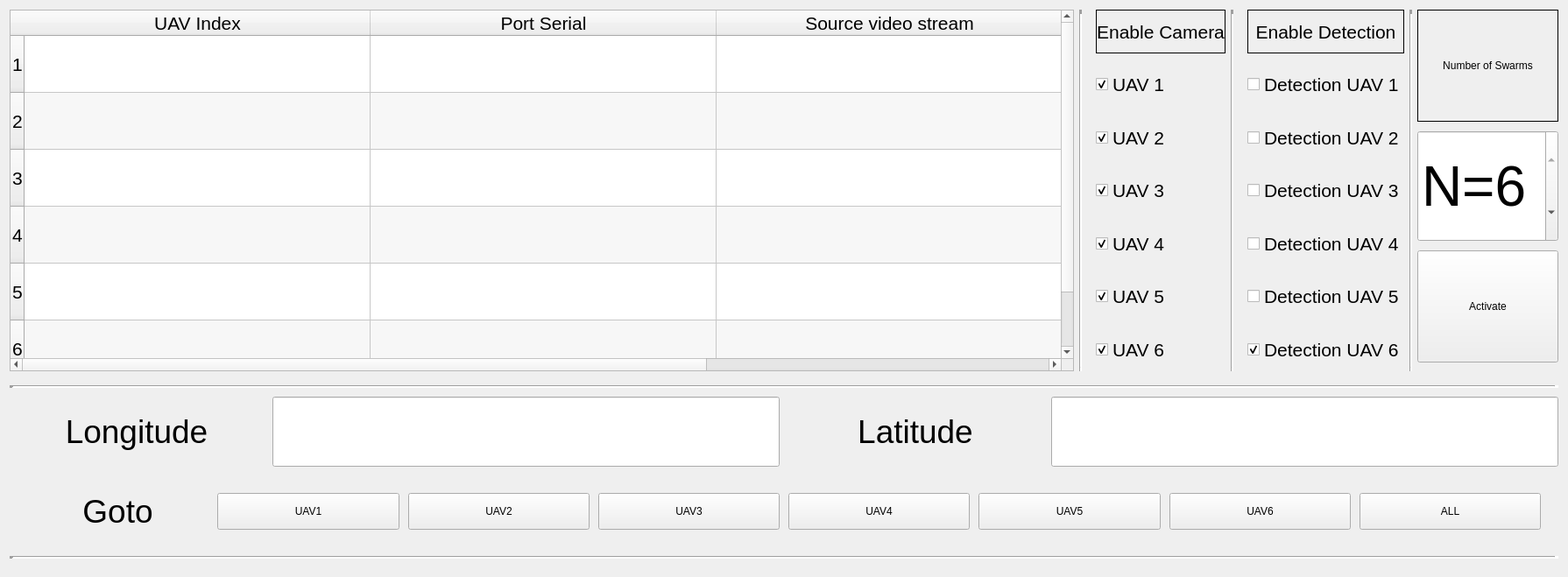
            <widget class="QWidget" name="tab_settings">
             <attribute name="title">
              <string>Settings</string>
             </attribute>
             <layout class="QVBoxLayout" name="verticalLayout_10" stretch="0,5">
              <item>
               <layout class="QHBoxLayout" name="LayoutV_settings_ports" stretch="40,0,9,0,9,0,0">
                <item>
                 <widget class="QTableWidget" name="table_uav_large">
                  <property name="sizePolicy">
                   <sizepolicy hsizetype="MinimumExpanding" vsizetype="MinimumExpanding">
                    <horstretch>0</horstretch>
                    <verstretch>0</verstretch>
                   </sizepolicy>
                  </property>
                  <property name="maximumSize">
                   <size>
                    <width>1215</width>
                    <height>413</height>
                   </size>
                  </property>
                  <property name="font">
                   <font>
                    <pointsize>16</pointsize>
                   </font>
                  </property>
                  <property name="layoutDirection">
                   <enum>Qt::LeftToRight</enum>
                  </property>
                  <property name="lineWidth">
                   <number>10</number>
                  </property>
                  <property name="sizeAdjustPolicy">
                   <enum>QAbstractScrollArea::AdjustToContentsOnFirstShow</enum>
                  </property>
                  <property name="autoScrollMargin">
                   <number>50</number>
                  </property>
                  <property name="alternatingRowColors">
                   <bool>true</bool>
                  </property>
                  <property name="gridStyle">
                   <enum>Qt::SolidLine</enum>
                  </property>
                  <property name="sortingEnabled">
                   <bool>false</bool>
                  </property>
                  <property name="rowCount">
                   <number>6</number>
                  </property>
                  <property name="columnCount">
                   <number>3</number>
                  </property>
                  <attribute name="horizontalHeaderCascadingSectionResizes">
                   <bool>true</bool>
                  </attribute>
                  <attribute name="horizontalHeaderMinimumSectionSize">
                   <number>50</number>
                  </attribute>
                  <attribute name="horizontalHeaderDefaultSectionSize">
                   <number>395</number>
                  </attribute>
                  <attribute name="horizontalHeaderShowSortIndicator" stdset="0">
                   <bool>false</bool>
                  </attribute>
                  <attribute name="horizontalHeaderStretchLastSection">
                   <bool>false</bool>
                  </attribute>
                  <attribute name="verticalHeaderCascadingSectionResizes">
                   <bool>false</bool>
                  </attribute>
                  <attribute name="verticalHeaderMinimumSectionSize">
                   <number>30</number>
                  </attribute>
                  <attribute name="verticalHeaderDefaultSectionSize">
                   <number>65</number>
                  </attribute>
                  <attribute name="verticalHeaderShowSortIndicator" stdset="0">
                   <bool>false</bool>
                  </attribute>
                  <attribute name="verticalHeaderStretchLastSection">
                   <bool>false</bool>
                  </attribute>
                  <row/>
                  <row/>
                  <row/>
                  <row/>
                  <row/>
                  <row/>
                  <column>
                   <property name="text">
                    <string>UAV Index</string>
                   </property>
                  </column>
                  <column>
                   <property name="text">
                    <string>Port Serial</string>
                   </property>
                  </column>
                  <column>
                   <property name="text">
                    <string>Source video stream</string>
                   </property>
                  </column>
                 </widget>
                </item>
                <item>
                 <widget class="Line" name="line_7">
                  <property name="sizePolicy">
                   <sizepolicy hsizetype="Fixed" vsizetype="MinimumExpanding">
                    <horstretch>0</horstretch>
                    <verstretch>0</verstretch>
                   </sizepolicy>
                  </property>
                  <property name="frameShadow">
                   <enum>QFrame::Sunken</enum>
                  </property>
                  <property name="lineWidth">
                   <number>5</number>
                  </property>
                  <property name="orientation">
                   <enum>Qt::Vertical</enum>
                  </property>
                 </widget>
                </item>
                <item>
                 <layout class="QVBoxLayout" name="LayoutH_sett_checkBox_active" stretch="1,1,1,1,1,1,1">
                  <property name="spacing">
                   <number>10</number>
                  </property>
                  <property name="leftMargin">
                   <number>10</number>
                  </property>
                  <item>
                   <widget class="QLabel" name="label_15">
                    <property name="font">
                     <font>
                      <pointsize>16</pointsize>
                     </font>
                    </property>
                    <property name="frameShape">
                     <enum>QFrame::Box</enum>
                    </property>
                    <property name="text">
                     <string>Enable Camera</string>
                    </property>
                    <property name="scaledContents">
                     <bool>true</bool>
                    </property>
                    <property name="alignment">
                     <set>Qt::AlignCenter</set>
                    </property>
                    <property name="margin">
                     <number>10</number>
                    </property>
                   </widget>
                  </item>
                  <item>
                   <widget class="QCheckBox" name="sett_checkBox_active_uav_1">
                    <property name="sizePolicy">
                     <sizepolicy hsizetype="Minimum" vsizetype="Expanding">
                      <horstretch>0</horstretch>
                      <verstretch>0</verstretch>
                     </sizepolicy>
                    </property>
                    <property name="font">
                     <font>
                      <pointsize>16</pointsize>
                     </font>
                    </property>
                    <property name="layoutDirection">
                     <enum>Qt::LeftToRight</enum>
                    </property>
                    <property name="autoFillBackground">
                     <bool>false</bool>
                    </property>
                    <property name="text">
                     <string>UAV 1</string>
                    </property>
                    <property name="iconSize">
                     <size>
                      <width>16</width>
                      <height>16</height>
                     </size>
                    </property>
                    <property name="checked">
                     <bool>true</bool>
                    </property>
                    <property name="tristate">
                     <bool>false</bool>
                    </property>
                   </widget>
                  </item>
                  <item>
                   <widget class="QCheckBox" name="sett_checkBox_active_uav_2">
                    <property name="sizePolicy">
                     <sizepolicy hsizetype="Minimum" vsizetype="Expanding">
                      <horstretch>0</horstretch>
                      <verstretch>0</verstretch>
                     </sizepolicy>
                    </property>
                    <property name="font">
                     <font>
                      <pointsize>16</pointsize>
                     </font>
                    </property>
                    <property name="text">
                     <string>UAV 2</string>
                    </property>
                    <property name="iconSize">
                     <size>
                      <width>16</width>
                      <height>16</height>
                     </size>
                    </property>
                    <property name="checked">
                     <bool>true</bool>
                    </property>
                    <property name="tristate">
                     <bool>false</bool>
                    </property>
                   </widget>
                  </item>
                  <item>
                   <widget class="QCheckBox" name="sett_checkBox_active_uav_3">
                    <property name="sizePolicy">
                     <sizepolicy hsizetype="Minimum" vsizetype="Expanding">
                      <horstretch>0</horstretch>
                      <verstretch>0</verstretch>
                     </sizepolicy>
                    </property>
                    <property name="font">
                     <font>
                      <pointsize>16</pointsize>
                     </font>
                    </property>
                    <property name="text">
                     <string>UAV 3</string>
                    </property>
                    <property name="iconSize">
                     <size>
                      <width>16</width>
                      <height>16</height>
                     </size>
                    </property>
                    <property name="checked">
                     <bool>true</bool>
                    </property>
                    <property name="tristate">
                     <bool>false</bool>
                    </property>
                   </widget>
                  </item>
                  <item>
                   <widget class="QCheckBox" name="sett_checkBox_active_uav_4">
                    <property name="sizePolicy">
                     <sizepolicy hsizetype="Minimum" vsizetype="Expanding">
                      <horstretch>0</horstretch>
                      <verstretch>0</verstretch>
                     </sizepolicy>
                    </property>
                    <property name="font">
                     <font>
                      <pointsize>16</pointsize>
                     </font>
                    </property>
                    <property name="text">
                     <string>UAV 4</string>
                    </property>
                    <property name="iconSize">
                     <size>
                      <width>16</width>
                      <height>16</height>
                     </size>
                    </property>
                    <property name="checked">
                     <bool>true</bool>
                    </property>
                    <property name="tristate">
                     <bool>false</bool>
                    </property>
                   </widget>
                  </item>
                  <item>
                   <widget class="QCheckBox" name="sett_checkBox_active_uav_5">
                    <property name="sizePolicy">
                     <sizepolicy hsizetype="Minimum" vsizetype="Expanding">
                      <horstretch>0</horstretch>
                      <verstretch>0</verstretch>
                     </sizepolicy>
                    </property>
                    <property name="font">
                     <font>
                      <pointsize>16</pointsize>
                     </font>
                    </property>
                    <property name="text">
                     <string>UAV 5</string>
                    </property>
                    <property name="iconSize">
                     <size>
                      <width>16</width>
                      <height>16</height>
                     </size>
                    </property>
                    <property name="checked">
                     <bool>true</bool>
                    </property>
                    <property name="tristate">
                     <bool>false</bool>
                    </property>
                   </widget>
                  </item>
                  <item>
                   <widget class="QCheckBox" name="sett_checkBox_active_uav_6">
                    <property name="sizePolicy">
                     <sizepolicy hsizetype="Minimum" vsizetype="Expanding">
                      <horstretch>0</horstretch>
                      <verstretch>0</verstretch>
                     </sizepolicy>
                    </property>
                    <property name="font">
                     <font>
                      <pointsize>16</pointsize>
                     </font>
                    </property>
                    <property name="text">
                     <string>UAV 6</string>
                    </property>
                    <property name="iconSize">
                     <size>
                      <width>16</width>
                      <height>16</height>
                     </size>
                    </property>
                    <property name="checked">
                     <bool>true</bool>
                    </property>
                    <property name="tristate">
                     <bool>false</bool>
                    </property>
                   </widget>
                  </item>
                 </layout>
                </item>
                <item>
                 <widget class="Line" name="line_10">
                  <property name="frameShadow">
                   <enum>QFrame::Sunken</enum>
                  </property>
                  <property name="lineWidth">
                   <number>5</number>
                  </property>
                  <property name="orientation">
                   <enum>Qt::Vertical</enum>
                  </property>
                 </widget>
                </item>
                <item>
                 <layout class="QVBoxLayout" name="LayoutH_sett_checkBox_detect" stretch="1,1,1,1,1,1,1">
                  <property name="spacing">
                   <number>10</number>
                  </property>
                  <property name="leftMargin">
                   <number>10</number>
                  </property>
                  <item>
                   <widget class="QLabel" name="label_4">
                    <property name="font">
                     <font>
                      <pointsize>16</pointsize>
                     </font>
                    </property>
                    <property name="frameShape">
                     <enum>QFrame::Panel</enum>
                    </property>
                    <property name="text">
                     <string>Enable Detection</string>
                    </property>
                    <property name="scaledContents">
                     <bool>true</bool>
                    </property>
                    <property name="alignment">
                     <set>Qt::AlignCenter</set>
                    </property>
                    <property name="margin">
                     <number>10</number>
                    </property>
                   </widget>
                  </item>
                  <item>
                   <widget class="QCheckBox" name="sett_checkBox_detect_uav_1">
                    <property name="sizePolicy">
                     <sizepolicy hsizetype="Minimum" vsizetype="Expanding">
                      <horstretch>0</horstretch>
                      <verstretch>0</verstretch>
                     </sizepolicy>
                    </property>
                    <property name="font">
                     <font>
                      <pointsize>16</pointsize>
                     </font>
                    </property>
                    <property name="text">
                     <string>Detection UAV 1</string>
                    </property>
                    <property name="tristate">
                     <bool>false</bool>
                    </property>
                   </widget>
                  </item>
                  <item>
                   <widget class="QCheckBox" name="sett_checkBox_detect_uav_2">
                    <property name="sizePolicy">
                     <sizepolicy hsizetype="Minimum" vsizetype="Expanding">
                      <horstretch>0</horstretch>
                      <verstretch>0</verstretch>
                     </sizepolicy>
                    </property>
                    <property name="font">
                     <font>
                      <pointsize>16</pointsize>
                     </font>
                    </property>
                    <property name="text">
                     <string>Detection UAV 2</string>
                    </property>
                   </widget>
                  </item>
                  <item>
                   <widget class="QCheckBox" name="sett_checkBox_detect_uav_3">
                    <property name="sizePolicy">
                     <sizepolicy hsizetype="Minimum" vsizetype="Expanding">
                      <horstretch>0</horstretch>
                      <verstretch>0</verstretch>
                     </sizepolicy>
                    </property>
                    <property name="font">
                     <font>
                      <pointsize>16</pointsize>
                     </font>
                    </property>
                    <property name="text">
                     <string>Detection UAV 3</string>
                    </property>
                   </widget>
                  </item>
                  <item>
                   <widget class="QCheckBox" name="sett_checkBox_detect_uav_4">
                    <property name="sizePolicy">
                     <sizepolicy hsizetype="Minimum" vsizetype="Expanding">
                      <horstretch>0</horstretch>
                      <verstretch>0</verstretch>
                     </sizepolicy>
                    </property>
                    <property name="font">
                     <font>
                      <pointsize>16</pointsize>
                     </font>
                    </property>
                    <property name="text">
                     <string>Detection UAV 4</string>
                    </property>
                   </widget>
                  </item>
                  <item>
                   <widget class="QCheckBox" name="sett_checkBox_detect_uav_5">
                    <property name="sizePolicy">
                     <sizepolicy hsizetype="Minimum" vsizetype="Expanding">
                      <horstretch>0</horstretch>
                      <verstretch>0</verstretch>
                     </sizepolicy>
                    </property>
                    <property name="font">
                     <font>
                      <pointsize>16</pointsize>
                     </font>
                    </property>
                    <property name="text">
                     <string>Detection UAV 5</string>
                    </property>
                   </widget>
                  </item>
                  <item>
                   <widget class="QCheckBox" name="sett_checkBox_detect_uav_6">
                    <property name="sizePolicy">
                     <sizepolicy hsizetype="Minimum" vsizetype="Expanding">
                      <horstretch>0</horstretch>
                      <verstretch>0</verstretch>
                     </sizepolicy>
                    </property>
                    <property name="font">
                     <font>
                      <pointsize>16</pointsize>
                     </font>
                    </property>
                    <property name="text">
                     <string>Detection UAV 6</string>
                    </property>
                    <property name="checked">
                     <bool>true</bool>
                    </property>
                   </widget>
                  </item>
                 </layout>
                </item>
                <item>
                 <widget class="Line" name="line_11">
                  <property name="frameShadow">
                   <enum>QFrame::Sunken</enum>
                  </property>
                  <property name="lineWidth">
                   <number>5</number>
                  </property>
                  <property name="orientation">
                   <enum>Qt::Vertical</enum>
                  </property>
                 </widget>
                </item>
                <item>
                 <layout class="QVBoxLayout" name="LayoutH_settings_set_nswarm" stretch="1,1,1">
                  <property name="spacing">
                   <number>10</number>
                  </property>
                  <property name="bottomMargin">
                   <number>10</number>
                  </property>
                  <item>
                   <widget class="QLabel" name="label_5">
                    <property name="frameShape">
                     <enum>QFrame::Box</enum>
                    </property>
                    <property name="text">
                     <string>Number of Swarms</string>
                    </property>
                    <property name="alignment">
                     <set>Qt::AlignCenter</set>
                    </property>
                   </widget>
                  </item>
                  <item>
                   <widget class="QSpinBox" name="nSwarms_sett">
                    <property name="sizePolicy">
                     <sizepolicy hsizetype="Minimum" vsizetype="MinimumExpanding">
                      <horstretch>0</horstretch>
                      <verstretch>0</verstretch>
                     </sizepolicy>
                    </property>
                    <property name="font">
                     <font>
                      <pointsize>48</pointsize>
                     </font>
                    </property>
                    <property name="suffix">
                     <string/>
                    </property>
                    <property name="prefix">
                     <string>N=</string>
                    </property>
                    <property name="maximum">
                     <number>6</number>
                    </property>
                    <property name="value">
                     <number>6</number>
                    </property>
                   </widget>
                  </item>
                  <item>
                   <widget class="QPushButton" name="btn_sett_cf_nSwarms">
                    <property name="sizePolicy">
                     <sizepolicy hsizetype="MinimumExpanding" vsizetype="MinimumExpanding">
                      <horstretch>0</horstretch>
                      <verstretch>0</verstretch>
                     </sizepolicy>
                    </property>
                    <property name="text">
                     <string>Activate</string>
                    </property>
                   </widget>
                  </item>
                 </layout>
                </item>
               </layout>
              </item>
              <item>
               <layout class="QVBoxLayout" name="LayoutV_settings_goTo" stretch="0,1,1,0">
                <property name="spacing">
                 <number>10</number>
                </property>
                <property name="topMargin">
                 <number>10</number>
                </property>
                <property name="bottomMargin">
                 <number>10</number>
                </property>
                <item>
                 <widget class="Line" name="line_8">
                  <property name="frameShadow">
                   <enum>QFrame::Sunken</enum>
                  </property>
                  <property name="lineWidth">
                   <number>5</number>
                  </property>
                  <property name="orientation">
                   <enum>Qt::Horizontal</enum>
                  </property>
                 </widget>
                </item>
                <item>
                 <layout class="QHBoxLayout" name="LayoutH_settings_pos" stretch="1,2,1,2">
                  <item>
                   <widget class="QLabel" name="label_6">
                    <property name="font">
                     <font>
                      <pointsize>28</pointsize>
                     </font>
                    </property>
                    <property name="text">
                     <string>Longitude</string>
                    </property>
                    <property name="alignment">
                     <set>Qt::AlignCenter</set>
                    </property>
                   </widget>
                  </item>
                  <item>
                   <widget class="QLineEdit" name="lineEdit_sett_latitude">
                    <property name="sizePolicy">
                     <sizepolicy hsizetype="Expanding" vsizetype="MinimumExpanding">
                      <horstretch>0</horstretch>
                      <verstretch>0</verstretch>
                     </sizepolicy>
                    </property>
                    <property name="font">
                     <font>
                      <pointsize>48</pointsize>
                     </font>
                    </property>
                   </widget>
                  </item>
                  <item>
                   <widget class="QLabel" name="label_7">
                    <property name="font">
                     <font>
                      <pointsize>28</pointsize>
                     </font>
                    </property>
                    <property name="text">
                     <string>Latitude</string>
                    </property>
                    <property name="alignment">
                     <set>Qt::AlignCenter</set>
                    </property>
                   </widget>
                  </item>
                  <item>
                   <widget class="QLineEdit" name="lineEdit_sett_longitude">
                    <property name="sizePolicy">
                     <sizepolicy hsizetype="Expanding" vsizetype="MinimumExpanding">
                      <horstretch>0</horstretch>
                      <verstretch>0</verstretch>
                     </sizepolicy>
                    </property>
                    <property name="font">
                     <font>
                      <pointsize>48</pointsize>
                     </font>
                    </property>
                   </widget>
                  </item>
                 </layout>
                </item>
                <item>
                 <layout class="QHBoxLayout" name="LayoutH_settings_gotoXY" stretch="1,1,1,1,1,1,1,1">
                  <property name="spacing">
                   <number>10</number>
                  </property>
                  <property name="leftMargin">
                   <number>20</number>
                  </property>
                  <property name="topMargin">
                   <number>20</number>
                  </property>
                  <property name="rightMargin">
                   <number>20</number>
                  </property>
                  <property name="bottomMargin">
                   <number>20</number>
                  </property>
                  <item>
                   <widget class="QLabel" name="label_8">
                    <property name="font">
                     <font>
                      <pointsize>28</pointsize>
                     </font>
                    </property>
                    <property name="text">
                     <string>Goto</string>
                    </property>
                    <property name="alignment">
                     <set>Qt::AlignCenter</set>
                    </property>
                   </widget>
                  </item>
                  <item>
                   <widget class="QPushButton" name="btn_sett_goto_uav_1">
                    <property name="sizePolicy">
                     <sizepolicy hsizetype="Minimum" vsizetype="MinimumExpanding">
                      <horstretch>0</horstretch>
                      <verstretch>0</verstretch>
                     </sizepolicy>
                    </property>
                    <property name="text">
                     <string>UAV1</string>
                    </property>
                   </widget>
                  </item>
                  <item>
                   <widget class="QPushButton" name="btn_sett_goto_uav_2">
                    <property name="sizePolicy">
                     <sizepolicy hsizetype="Minimum" vsizetype="MinimumExpanding">
                      <horstretch>0</horstretch>
                      <verstretch>0</verstretch>
                     </sizepolicy>
                    </property>
                    <property name="text">
                     <string>UAV2</string>
                    </property>
                   </widget>
                  </item>
                  <item>
                   <widget class="QPushButton" name="btn_sett_goto_uav_3">
                    <property name="sizePolicy">
                     <sizepolicy hsizetype="Minimum" vsizetype="MinimumExpanding">
                      <horstretch>0</horstretch>
                      <verstretch>0</verstretch>
                     </sizepolicy>
                    </property>
                    <property name="text">
                     <string>UAV3</string>
                    </property>
                   </widget>
                  </item>
                  <item>
                   <widget class="QPushButton" name="btn_sett_goto_uav_4">
                    <property name="sizePolicy">
                     <sizepolicy hsizetype="Minimum" vsizetype="MinimumExpanding">
                      <horstretch>0</horstretch>
                      <verstretch>0</verstretch>
                     </sizepolicy>
                    </property>
                    <property name="text">
                     <string>UAV4</string>
                    </property>
                   </widget>
                  </item>
                  <item>
                   <widget class="QPushButton" name="btn_sett_goto_uav_5">
                    <property name="sizePolicy">
                     <sizepolicy hsizetype="Minimum" vsizetype="MinimumExpanding">
                      <horstretch>0</horstretch>
                      <verstretch>0</verstretch>
                     </sizepolicy>
                    </property>
                    <property name="text">
                     <string>UAV5</string>
                    </property>
                   </widget>
                  </item>
                  <item>
                   <widget class="QPushButton" name="btn_sett_goto_uav_6">
                    <property name="sizePolicy">
                     <sizepolicy hsizetype="Minimum" vsizetype="MinimumExpanding">
                      <horstretch>0</horstretch>
                      <verstretch>0</verstretch>
                     </sizepolicy>
                    </property>
                    <property name="text">
                     <string>UAV6</string>
                    </property>
                   </widget>
                  </item>
                  <item>
                   <widget class="QPushButton" name="btn_sett_goto_uav_all">
                    <property name="sizePolicy">
                     <sizepolicy hsizetype="MinimumExpanding" vsizetype="MinimumExpanding">
                      <horstretch>0</horstretch>
                      <verstretch>0</verstretch>
                     </sizepolicy>
                    </property>
                    <property name="text">
                     <string>ALL</string>
                    </property>
                   </widget>
                  </item>
                 </layout>
                </item>
                <item>
                 <widget class="Line" name="line_9">
                  <property name="frameShadow">
                   <enum>QFrame::Sunken</enum>
                  </property>
                  <property name="lineWidth">
                   <number>5</number>
                  </property>
                  <property name="orientation">
                   <enum>Qt::Horizontal</enum>
                  </property>
                 </widget>
                </item>
               </layout>
              </item>
             </layout>
            </widget>
